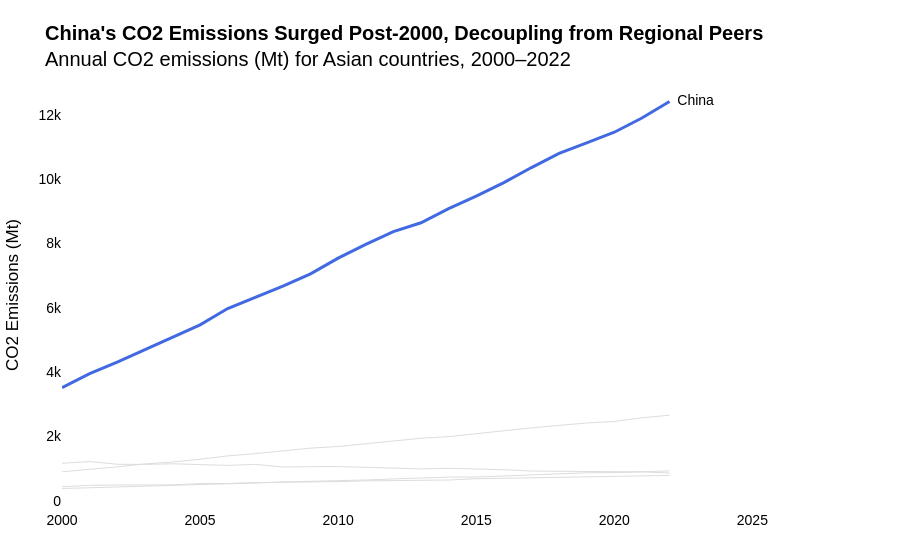

This figure's notebook cell:
### Markdown cell above
---
## Task 1 — Multi-Series Line Chart with Highlight

**What to build:** A line chart showing CO2 emissions over time for **all Asian countries** in the dataset, with one country highlighted.

**Requirements:**
- All countries shown (for context), but only **one highlighted in colour** — your choice which
- All other lines in grey (#DDDDDD), thinner
- Highlighted country **labelled directly** at the end of its line (not in a legend)
- Insight title that names the highlighted country and its story

> 💡 `df[df['Region'] == 'Asia']` to filter; use `go.Figure()` with a loop for per-country control

### Code cell
# Task 1 — Multi-series line with highlight

df_asia = df[df['Region'] == 'Asia']
countries = df_asia['Country'].unique()
highlight_country = "China"

fig = go.Figure()

for country in countries:
    country_data = df_asia[df_asia['Country'] == country]
    is_highlight = (country == highlight_country)
    
    fig.add_trace(go.Scatter(
        x=country_data['Year'],
        y=country_data['CO2_Mt'],
        # FIX: Combine modes in a single string
        mode='lines+text' if is_highlight else 'lines',
        name=country,
        line=dict(
            color='royalblue' if is_highlight else '#DDDDDD',
            width=3 if is_highlight else 1
        ),
        text=[None] * (len(country_data)-1) + [f"  {country}"] if is_highlight else None,
        textposition="middle right",
        hoverinfo='name+y'
    ))

fig.update_layout(
    title="<b>China's CO2 Emissions Surged Post-2000, Decoupling from Regional Peers</b><br>Annual CO2 emissions (Mt) for Asian countries, 2000–2022",
    font=dict(family="Arial", size=14, color="black"),
    paper_bgcolor='white',
    plot_bgcolor='white',
    showlegend=False,
    xaxis=dict(showgrid=False, range=[2000, 2026]),
    yaxis=dict(showgrid=False, title="CO2 Emissions (Mt)"),
    margin=dict(l=50, r=120, t=80, b=50)
)

fig.show()

### Figure 1 — Plotly figure (JSON) as saved in the notebook; plotly's stock layout.template omitted (floating-point values rounded to 4 significant figures)
{"data": [{"hoverinfo": "name+y", "line": {"color": "royalblue", "width": 3}, "mode": "lines+text", "name": "China", "text": [null, null, null, null, null, null, null, null, null, null, null, null, null, null, null, null, null, null, null, null, null, null, "  China"], "textposition": "middle right", "type": "scatter", "x": [2000, 2001, 2002, 2003, 2004, 2005, 2006, 2007, 2008, 2009, 2010, 2011, 2012, 2013, 2014, 2015, 2016, 2017, 2018, 2019, 2020, 2021, 2022], "y": [3514.0, 3952.0, 4312.0, 4692.0, 5079.0, 5468.0, 5974.0, 6323.0, 6673.0, 7053.0, 7543.0, 7972.0, 8365.0, 8641.0, 9078.0, 9466.0, 9887.0, 10360.0, 10790.0, 11130.0, 11450.0, 11900.0, 12410.0]}, {"hoverinfo": "name+y", "line": {"color": "#DDDDDD", "width": 1}, "mode": "lines", "name": "India", "textposition": "middle right", "type": "scatter", "x": [2000, 2001, 2002, 2003, 2004, 2005, 2006, 2007, 2008, 2009, 2010, 2011, 2012, 2013, 2014, 2015, 2016, 2017, 2018, 2019, 2020, 2021, 2022], "y": [901.6, 974.6, 1056.0, 1146.0, 1205.0, 1291.0, 1396.0, 1466.0, 1542.0, 1637.0, 1687.0, 1774.0, 1865.0, 1945.0, 1994.0, 2092.0, 2177.0, 2267.0, 2345.0, 2419.0, 2466.0, 2580.0, 2661.0]}, {"hoverinfo": "name+y", "line": {"color": "#DDDDDD", "width": 1}, "mode": "lines", "name": "Japan", "textposition": "middle right", "type": "scatter", "x": [2000, 2001, 2002, 2003, 2004, 2005, 2006, 2007, 2008, 2009, 2010, 2011, 2012, 2013, 2014, 2015, 2016, 2017, 2018, 2019, 2020, 2021, 2022], "y": [1166.0, 1220.0, 1136.0, 1131.0, 1151.0, 1127.0, 1101.0, 1133.0, 1050.0, 1061.0, 1064.0, 1042.0, 1005.0, 990.9, 1010.0, 996.6, 967.4, 925.1, 916.6, 914.5, 902.8, 898.1, 865.1]}, {"hoverinfo": "name+y", "line": {"color": "#DDDDDD", "width": 1}, "mode": "lines", "name": "South Korea", "textposition": "middle right", "type": "scatter", "x": [2000, 2001, 2002, 2003, 2004, 2005, 2006, 2007, 2008, 2009, 2010, 2011, 2012, 2013, 2014, 2015, 2016, 2017, 2018, 2019, 2020, 2021, 2022], "y": [438.1, 481.5, 490.6, 490.8, 494.6, 537.2, 539.0, 566.1, 570.0, 585.4, 595.9, 620.6, 631.1, 649.6, 646.2, 686.5, 704.0, 706.0, 738.5, 750.8, 755.8, 777.3, 789.5]}, {"hoverinfo": "name+y", "line": {"color": "#DDDDDD", "width": 1}, "mode": "lines", "name": "Indonesia", "textposition": "middle right", "type": "scatter", "x": [2000, 2001, 2002, 2003, 2004, 2005, 2006, 2007, 2008, 2009, 2010, 2011, 2012, 2013, 2014, 2015, 2016, 2017, 2018, 2019, 2020, 2021, 2022], "y": [382.8, 400.4, 430.7, 453.8, 482.6, 501.9, 533.0, 551.8, 586.6, 602.5, 614.5, 647.3, 680.1, 717.7, 736.3, 738.2, 768.8, 813.7, 834.8, 872.3, 876.5, 898.5, 930.5]}], "layout": {"font": {"color": "black", "family": "Arial", "size": 14}, "margin": {"b": 50, "l": 50, "r": 120, "t": 80}, "paper_bgcolor": "white", "plot_bgcolor": "white", "showlegend": false, "title": {"text": "<b>China's CO2 Emissions Surged Post-2000, Decoupling from Regional Peers</b><br>Annual CO2 emissions (Mt) for Asian countries, 2000–2022"}, "xaxis": {"range": [2000, 2026], "showgrid": false}, "yaxis": {"showgrid": false, "title": {"text": "CO2 Emissions (Mt)"}}}}
